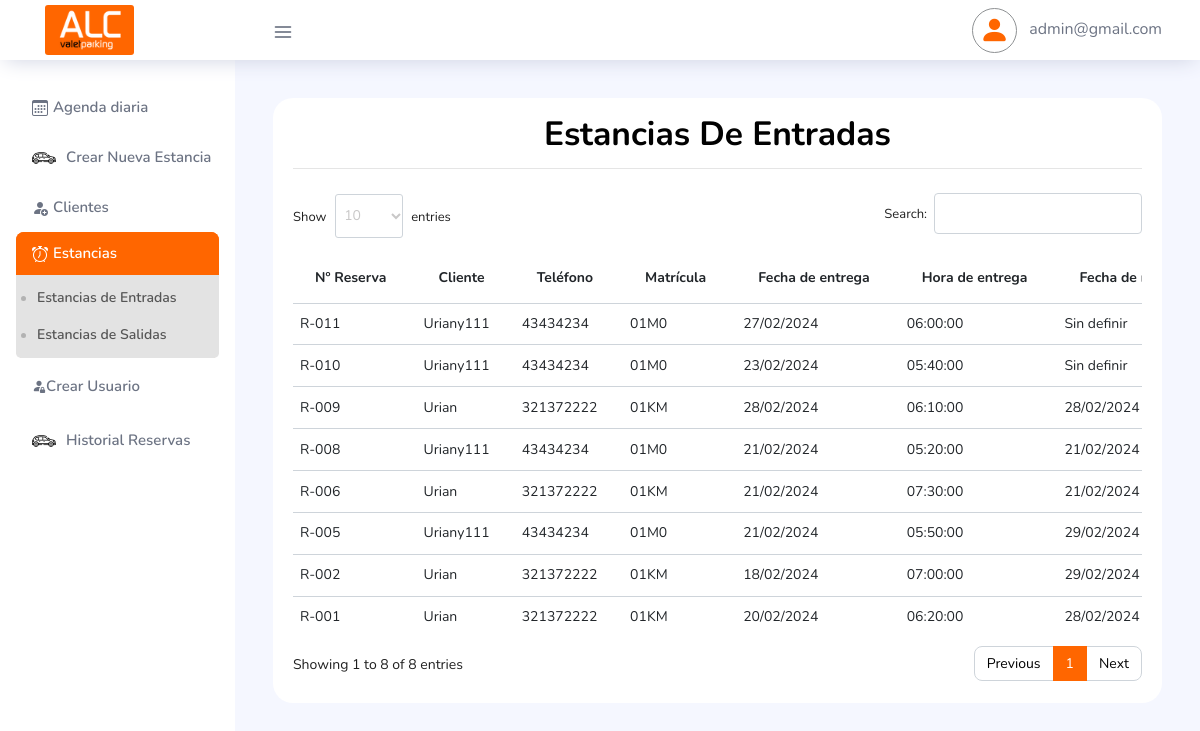
Page /dashboard/EstanciasEntradas.php (signed in) on the committed database.
### tables this page shows
CREATE TABLE `tbl_clientes` (
  `IdUser` int(10) NOT NULL,
  `emailUser` varchar(50) DEFAULT NULL,
  `passwordUser` varchar(250) DEFAULT NULL,
  `nombre_completo` varchar(250) DEFAULT NULL,
  `din` char(50) DEFAULT NULL,
  `direccion_completa` mediumtext DEFAULT NULL,
  `tlf` varchar(20) DEFAULT NULL,
  `conocido_por` varchar(60) DEFAULT NULL,
  `observaciones` mediumtext DEFAULT NULL,
  `terminos` int(11) DEFAULT 1,
  `rol` int(11) DEFAULT 0,
  `sesionDesde` varchar(30) DEFAULT NULL,
  `sesionHasta` varchar(30) DEFAULT NULL,
  `createUser` varchar(30) DEFAULT NULL
);

CREATE TABLE `tbl_reservas` (
  `id` int(11) UNSIGNED NOT NULL,
  `id_cliente` int(11) DEFAULT NULL,
  `id_coche_cliente` int(11) DEFAULT NULL,
  `fecha_entrega` date NOT NULL,
  `hora_entrega` time NOT NULL,
  `fecha_recogida` varchar(50) DEFAULT '',
  `hora_recogida` varchar(50) DEFAULT '',
  `tipo_plaza` varchar(100) NOT NULL DEFAULT '',
  `terminal_entrega` varchar(100) NOT NULL DEFAULT '',
  `terminal_recogida` varchar(100) NOT NULL DEFAULT '',
  `servicio_adicional` varchar(10) DEFAULT NULL,
  `total_dias_reserva` varchar(50) DEFAULT NULL,
  `total_pago_reserva` decimal(8,2) DEFAULT NULL,
  `total_pago_final` decimal(8,2) DEFAULT NULL,
  `descuento` bigint(11) DEFAULT 0,
  `formato_pago` varchar(250) DEFAULT NULL,
  `numero_vuelo_de_vuelta` varchar(50) DEFAULT NULL,
  `observacion_cliente` mediumtext DEFAULT NULL,
  `fecha_pago_factura` date DEFAULT NULL,
  `servicios_extras1` mediumtext DEFAULT NULL,
  `total_gasto_extras1` decimal(8,2) DEFAULT NULL,
  `servicios_extras2` mediumtext DEFAULT NULL,
  `total_gasto_extras2` decimal(8,2) DEFAULT NULL,
  `servicios_extras3` mediumtext DEFAULT NULL,
  `total_gasto_extras3` decimal(8,2) DEFAULT NULL,
  `estado_reserva` int(11) DEFAULT 0,
  `date_registro` timestamp NULL DEFAULT current_timestamp() ON UPDATE current_timestamp()
);

CREATE TABLE `tbl_vehiculos` (
  `id` int(11) UNSIGNED NOT NULL,
  `id_cliente` int(11) DEFAULT NULL,
  `marca_car` varchar(100) DEFAULT NULL,
  `modelo_car` varchar(100) DEFAULT NULL,
  `color_car` varchar(50) DEFAULT NULL,
  `matricula_car` varchar(50) DEFAULT NULL
);

### dashboard/funciones.php (called while the page is built, shortened)
<?php
   function getEstanciaEntradas($con)
   {
       $sqlReservasAdmin = ("SELECT
				    c.*,
                       r.*,
                       r.id AS id_reserva,
                       v.*
                  FROM tbl_clientes AS c
               	  INNER JOIN tbl_reservas AS r ON c.idUser=r.id_cliente
                  INNER JOIN tbl_vehiculos AS v
                  ON r.id_cliente = v.id_cliente
                  WHERE r.estado_reserva = 0
                  GROUP BY r.id
                  ORDER BY r.date_registro ASC");
       $queryReserva = mysqli_query($con, $sqlReservasAdmin);
       return $queryReserva;
   }
   ?>

### dashboard/EstanciasEntradas.php (the view, shortened to what this page needs)
<?php
if (isset($_SESSION['emailUser']) != "" && $_SESSION['rol'] == 1 || $_SESSION['rol'] == 2) {
?>
    <!DOCTYPE html>
    <html lang="es">
    <head>
    </head>
    <body>
        <div class="container-scroller">
            <?php include 'bases/navbar.php'; ?>
            <div class="container-fluid page-body-wrapper">
                <?php
                include 'bases/nav.php';
                include 'funciones.php';
                $mis_reservas = getEstanciaEntradas($con);
                ?>
                <div class="main-panel">
                    <div class="content-wrapper">
                        <div class="row justify-content-md-center">
                            <div class="col-lg-12 grid-margin stretch-card">
                                <div class="card">
                                    <div class="card-body">
                                        <h2 class="card-title text-center mb-4" style="font-size: 30px;">
                                            Estancias de Entradas
                                            <hr>
                                        </h2>
                                        <div class="table-responsive">
                                            <table id="tablaReservasPendientes" class="table table-hover">
                                                <thead>
                                                    <tr>
                                                        <th>Nº Reserva</th>
                                                        <th>Cliente</th>
                                                        <th>Teléfono</th>
                                                        <th>Matrícula</th>
                                                        <th>Fecha de entrega</th>
                                                        <th>Hora de entrega</th>
                                                        <th>Fecha de recogida</th>
                                                    </tr>
                                                </thead>
                                                <tbody>
                                                    <?php
                                                    while ($reserva = mysqli_fetch_array($mis_reservas)) {
                                                        $reserva_id = $reserva["id_reserva"]; ?>
                                                        <tr id="<?php echo $reserva_id; ?>" class="reserva_<?php echo $reserva_id; ?>">
                                                            <td class="custom_td">
                                                                <?php
                                                                if ($reserva_id < 10) {
                                                                    echo 'R-00' . $reserva_id;
                                                                } elseif ($reserva_id < 100) {
                                                                    echo 'R-0' . $reserva_id;
                                                                } else {
                                                                    echo 'R-' . $reserva_id;
                                                                } ?>
                                                            </td>
                                                            <td class="custom_td"><?php echo $reserva["nombre_completo"]; ?></td>
                                                            <td class="custom_td"><?php echo $reserva["tlf"]; ?></td>
                                                            <td class="custom_td"><?php echo $reserva["matricula_car"]; ?></td>
                                                            <td class="custom_td"><?php echo date("d/m/Y", strtotime($reserva["fecha_entrega"])); ?></td>
                                                            <td class="custom_td"><?php echo $reserva["hora_entrega"]; ?></td>
                                                            <td class="custom_td">
                                                                <?php
                                                                echo ($reserva["fecha_recogida"] != 'Sin definir' ? date("d/m/Y", strtotime($reserva["fecha_recogida"])) : $reserva["fecha_recogida"]);
                                                                ?>
                                                            </td>
                                                        </tr>
                                                    <?php } ?>
                                                </tbody>
                                            </table>
                                        </div>
                                    </div>
                                </div>
                            </div>
                        </div>
                    </div>
                </div>
            </div>
        </div>
    </body>
    </html>
<?php
} else { ?>
    <script type="text/javascript">
        location.href = "../acciones/login/exit.php";
    </script>
<?php }  ?>

### assets/custom/css/custom_css.css (style rules this page uses)
.custom_td { padding: 7px !important; }
.card .card-title { font-size: 2.1rem !important; }

### rows in the picture
tbl_clientes: tbl_reservas.id "1", nombre_completo "Urian", tlf "321372222", tbl_vehiculos.matricula_car "01KM", tbl_reservas.fecha_entrega "20/02/2024", tbl_reservas.hora_entrega "06:20:00", tbl_reservas.fecha_recogida "28/02/2024", tbl_reservas.id "2", tbl_reservas.fecha_entrega "18/02/2024", tbl_reservas.hora_entrega "07:00:00", tbl_reservas.fecha_recogida "29/02/2024", tbl_reservas.id "6", tbl_reservas.fecha_entrega "21/02/2024", tbl_reservas.hora_entrega "07:30:00", tbl_reservas.fecha_recogida "21/02/2024", tbl_reservas.id "9", tbl_reservas.fecha_entrega "28/02/2024", tbl_reservas.hora_entrega "06:10:00"
tbl_clientes: tbl_reservas.id "5", nombre_completo "Uriany111", tlf "43434234", tbl_vehiculos.matricula_car "01M0", tbl_reservas.fecha_entrega "21/02/2024", tbl_reservas.hora_entrega "05:50:00", tbl_reservas.fecha_recogida "29/02/2024", tbl_reservas.id "8", tbl_reservas.hora_entrega "05:20:00", tbl_reservas.fecha_recogida "21/02/2024", tbl_reservas.id "10", tbl_reservas.fecha_entrega "23/02/2024", tbl_reservas.hora_entrega "05:40:00", tbl_reservas.fecha_recogida "Sin definir", tbl_reservas.id "11", tbl_reservas.fecha_entrega "27/02/2024", tbl_reservas.hora_entrega "06:00:00"

### other values in the picture
$email "admin@gmail.com"
